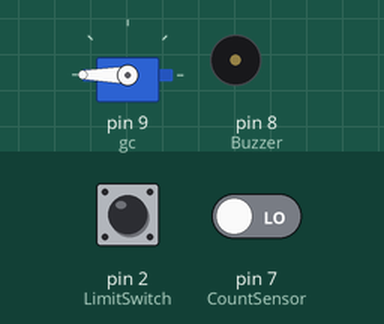
Recording of a sketch running on a simulated Arduino Uno, built with avr-gcc and run on an emulated ATmega328P. Shown: servo, buzzer (waves = sounding). The test bench sets the inputs (shaded band); at power-on: pin 2 (LimitSwitch) LOW, pin 7 (CountSensor) LOW.

Above: at 3.6 s.
3.7 s: pin 2 (LimitSwitch) pulled HIGH for 1 s
At 4.0 s:
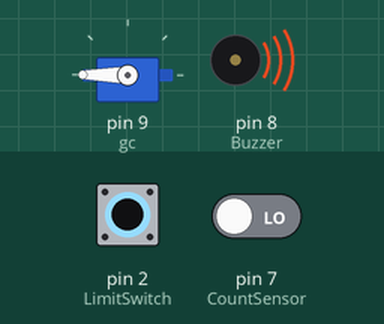
6.3 s: pin 7 (CountSensor) driven HIGH
At 6.48 s:
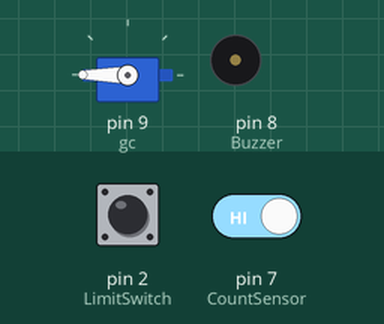
9.3 s: pin 2 (LimitSwitch) pulled HIGH for 0.15 s
At 10.6 s:
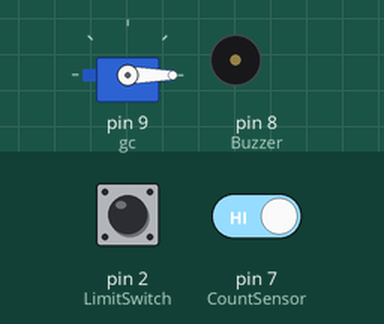
12.3 s: pin 2 (LimitSwitch) pulled HIGH for 3.2 s
At 13.2 s:
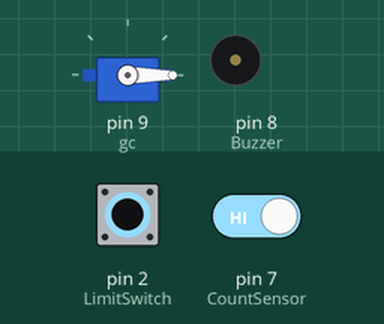
17.0 s: pin 7 (CountSensor) driven LOW
At 18.0 s:
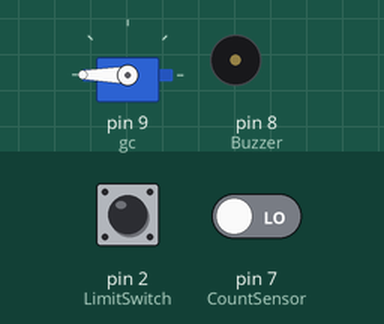
Timing chart, 0 to 19.8 s (numbered marks = the images above; inputs shaded):
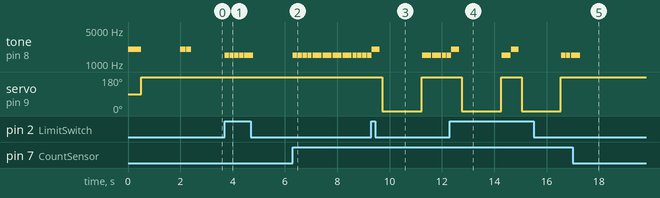

The sketch:

gachapon_sourcecode.ino
```cpp
//Last update on 24 July 2018

#include <Servo.h>

Servo gc;

void setup() {
  pinMode(2, INPUT); //LimitSwitch
  pinMode(7, INPUT); //CountSensor
  pinMode(8, OUTPUT); //Buzzer

  //booting sound is for human noticed when board is start/reboot
  tone(8, 2000, 500); //booting sound
  delay(500);

  gc.attach(9); //Servo
  gc.write(180); //initial 180

  delay(1500);

  tone(8, 2000, 200); //ready beep
  delay(220);
  tone(8, 2000, 200);
  delay(220);
}

int limitsw = 0;
int countsw = 0;
int coinin = 0;

void loop(){

  countsw = digitalRead(7);
  if (countsw == HIGH){ //if coin in
    coinin = 1;

    tone(8, 1500, 170);
    delay(180);
    tone(8, 1500, 170);
    delay(180);
  }

  limitsw = digitalRead(2);
  if (coinin == 1){

    if (limitsw == HIGH) { //if coin in and limit switch press
      tone(8, 2000, 300);
      delay(400);
      gc.write(0);
      delay(1500);
      gc.write(180);
      delay(0);
    }

  }else{

    if (limitsw == HIGH) { //if limit switch press but coin not in
      tone(8, 1500, 170);
      delay(180);
      tone(8, 1500, 170);
      delay(180);
      tone(8, 1500, 170);
      delay(180);
    }

  }

  delay(20);

}
```

Measured:
- after the input at 3.7 s, tone on pin 8 (Buzzer): alternates 1500 Hz for 0.17 s and silent for 0.01 s, 12 changes in all, then stays silent, starting at once
- after the input at 6.3 s, tone on pin 8 (Buzzer): alternates 1500 Hz for 0.17 s and silent for 0.01 s, starting at once
- after the input at 9.3 s, servo on pin 9 (gc): 180° → 0° after 0.42 s, → 180° 1.5 s later
- after the input at 12.3 s, servo on pin 9 (gc): alternates 180° for 0.78 s and 0° for 1.5 s, starting after 0.46 s
- after the input at 17.0 s, tone on pin 8 (Buzzer): goes on until 17.3 s, then stays silent
